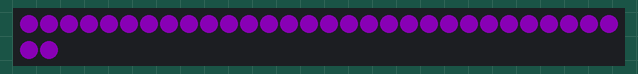
Simulated run of this sketch. Board: Arduino Uno, built with avr-gcc and run on an emulated ATmega328P. On the bench: 32 RGB LEDs in strip order, left to right, continuing on the next row. Dim RGB values are drawn brighter than linear.

Above: at 0.1 s.
At 1.1 s:
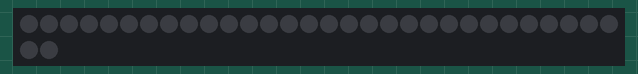

Measured:
- what the display in image 1 shows lasts 1.0 s, from 1.0 s to 2.0 s

The sketch:

Sample_Step0.ino
```cpp
/*
 * Wired Wizards 2017 LED example code level 0: Blink!
 * by Benjamin Davis
 *
 * This version is intended to be the first step into the Arduino/NeoPixel environment.
 *
 *
 * The NeoPixel library is critical to this code. This can be installed following the instructions at https://learn.adafruit.com/adafruit-neopixel-uberguide/arduino-library-installation.
 *
 */


#include <Adafruit_NeoPixel.h> //adds the neopixel library to the code. This library handles the data going to the strip.

Adafruit_NeoPixel blinky = Adafruit_NeoPixel(32, 6, NEO_GRB + NEO_KHZ800); // creates an LedStrip named "blinky" 32 pixels long, on pin 6. The NEO_GRB + NEO_KHZ800 is magical stuff that the Neopixels library needs to operate.

int red = 48; //these values determine the color being used.
int green = 0; // these values go from 0 to 255, 0 being off and 255 being full power: Full Power is Very Bright!
int blue = 64; //the colors combine to create a single, RGB color.

void setup() {
  // put your setup code here, to run once:
  blinky.begin(); // starts the strip running.
  blinky.show(); //displays the default color, all black.
}

void loop() {
  // put your main code here, to run repeatedly:

  /*
   * how to use a "for" loop:
   *
   * for(type name = startingValue; name <comparator> endValue; name <operator> changeValue)
   * {
   *  commands;
   * }
   */
  for(int i = 0; i < blinky.numPixels(); i++){ //starts at pixel 0, then adds one until you reach the end of the strip.
    blinky.setPixelColor(i, red, green, blue); //paints pixel "i" according the the color values (the last three parameters in setPixelColor).
  }
  blinky.show(); //displays the changes.
  delay(1000); //waits 1000 milliseconds.
  for(int i = 0; i < blinky.numPixels(); i++){ //steps through each pixel
    blinky.setPixelColor(i, 0, 0, 0); //and sets them to off (black).
  }
  blinky.show();
  delay(1000); //waits a second.

}
```
